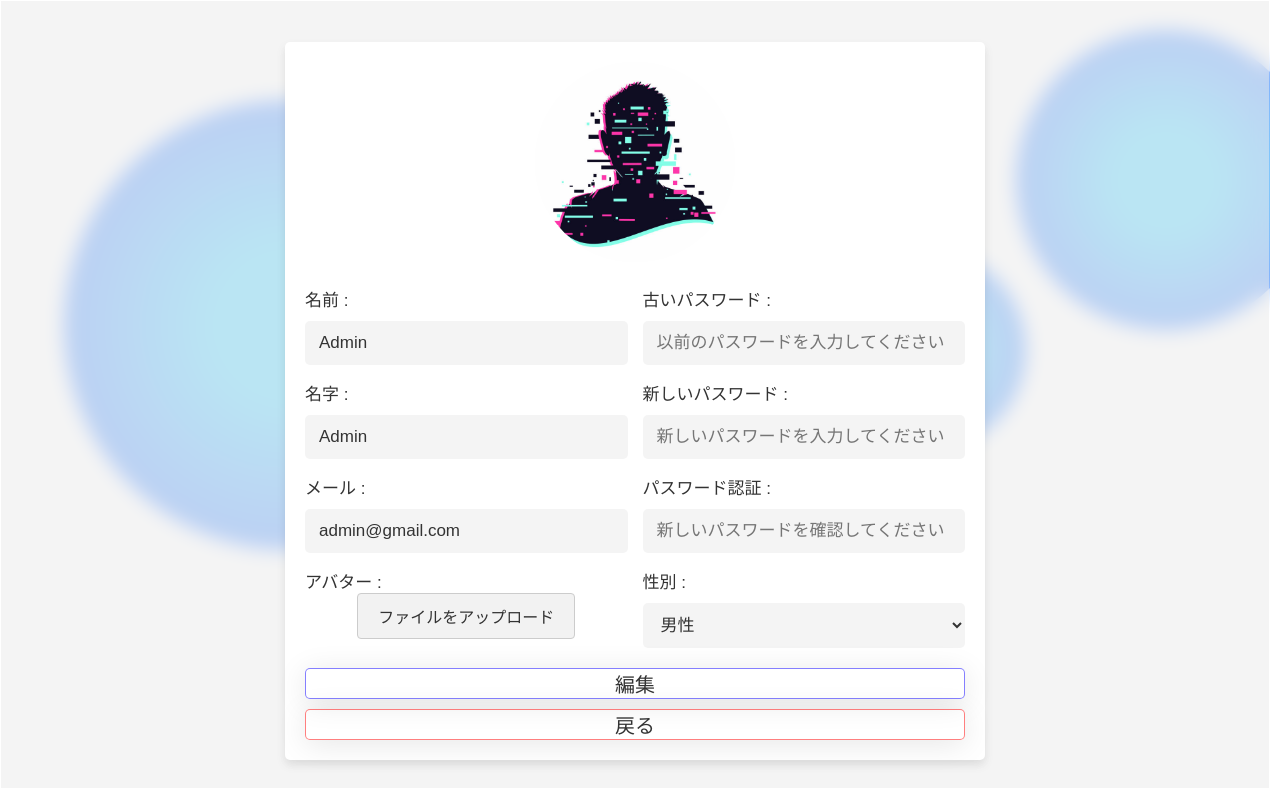
/update_profile.php (signed in), run on the app's committed database.
### tables this page shows
CREATE TABLE `user_form` (
  `id` int(100) NOT NULL,
  `name` varchar(100) NOT NULL,
  `surname` varchar(100) NOT NULL,
  `email` varchar(100) NOT NULL,
  `password` varchar(100) NOT NULL,
  `image` varchar(100) NOT NULL,
  `gender` varchar(10) DEFAULT NULL,
  `role` varchar(20) NOT NULL DEFAULT 'user'
);

### update_profile.php (the view, shortened to what this page needs)
<?php
include 'config.php';
$user_id = $_SESSION['user_id'];
?>
<!DOCTYPE html>
<html lang="en">
<head>
   <link rel="stylesheet" href="style.css">
</head>
<body>
   <div class="circles">
      <div class="circle"></div>
   </div>
   <div class="container">
      <div class="update-profile">
         <?php
         $select = mysqli_query($conn, "SELECT * FROM `user_form` WHERE id = '$user_id'") or die('query failed');
         if (mysqli_num_rows($select) > 0) {
            $fetch = mysqli_fetch_assoc($select);
         }
         ?>
         <form action="" method="post" enctype="multipart/form-data">
            <?php
            if ($fetch['image'] == '') {
               echo '<img class="forum-img" src="images/default-avatar.png">';
            } else {
               echo '<img class="forum-img" src="uploaded_img/' . $fetch['image'] . '">';
            }
            ?>
            <div class="flex">
               <div class="inputBox">
                  <span>名前 :</span>
                  <input type="text" name="update_name" value="<?php echo $fetch['name']; ?>" class="box">
                  <span>名字 :</span>
                  <input type="text" name="update_surname" value="<?php echo $fetch['surname']; ?>" class="box">
                  <span>メール :</span>
                  <input type="email" name="update_email" value="<?php echo $fetch['email']; ?>" class="box">
                  <span>アバター :</span>
                  <div class="file-upload">
                     <label for="upload">ファイルをアップロード</label>
                  </div>
               </div>
               <div class="inputBox">
                  <span>古いパスワード :</span>
                  <input type="password" name="old_pass" placeholder="以前のパスワードを入力してください" class="box">
                  <span>新しいパスワード :</span>
                  <input type="password" name="new_pass" placeholder="新しいパスワードを入力してください" class="box">
                  <span>パスワード認証 :</span>
                  <input type="password" name="confirm_pass" placeholder="新しいパスワードを確認してください" class="box">
                  <span>性別 :</span>
                  <select name="update_gender" class="box">
                     <option value="male" <?php if ($fetch['gender'] === 'male') echo 'selected'; ?>>男性</option>
                  </select>
               </div>
            </div>
            <input type="submit" value="編集" name="update_profile" class="btn">
            <a href="home.php" class="delete-btn">戻る</a>
         </form>
      </div>
   </div>
</body>
</html>

### style.css (style rules this page uses)
:root { --blue: #007bff; --dark-blue: #2980b9; --red: #e74c3c; --dark-red: #dc3545; --light-yellow: #ffc107; --green: #54ea47; --dark-green: #28a745; --black: #333; --white: #fff; --light-bg: #eeeeeea1; --box-shadow: 0 5px 10px rgba(0, 0, 0, 0.1); }
* { font-family: "Yu Gothic", "MS PGothic", "メイリオ", Meiryo, sans-serif; margin: 0; padding: 0; box-sizing: border-box; outline: none; border: none; text-decoration: none; }
.btn, .delete-btn { background: rgba(255, 255, 255, 0.1); border-radius: 16px; box-shadow: 0 4px 30px rgba(0, 0, 0, 0.1); border: 1px solid rgba(255, 255, 255, 0.19); width: 100%; border-radius: 5px; color: var(--black); display: block; text-align: center; cursor: pointer; font-size: 20px; margin-top: 10px; }
.btn { border: 1px solid rgba(13, 0, 255, 0.5); }
.delete-btn { border: 1px solid rgba(255, 0, 0, 0.5); }
.file-upload label { display: inline-block; padding: 10px 20px; background-color: #f2f2f2; color: #333; border: 1px solid #ccc; border-radius: 4px; cursor: pointer; }
.circles { position: relative; }
.circles .circle { position: absolute; background: rgb(63, 206, 251); background: radial-gradient( circle, rgba(63, 206, 251, 1) 23%, rgba(70, 110, 252, 1) 88% ); border-radius: 50%; }
.circles .circle:nth-child(1) { top: 30px; left: 80%; width: 300px; height: 300px; }
.container { min-height: 100vh; background: rgba(255, 255, 255, 0.18); box-shadow: 0 4px 30px rgba(0, 0, 0, 0.1); backdrop-filter: blur(9.4px); border: 1px solid rgba(255, 255, 255, 0.19); }
.update-profile { min-height: 100vh; background-color: var(--light-bg); display: flex; align-items: center; justify-content: center; padding: 20px; }
.update-profile form { padding: 20px; background-color: var(--white); box-shadow: var(--box-shadow); text-align: center; width: 700px; border-radius: 5px; }
.update-profile form .forum-img { height: 200px; width: 200px; border-radius: 50%; object-fit: cover; margin-bottom: 5px; }
.update-profile form .flex { display: flex; justify-content: space-between; margin-bottom: 20px; gap: 15px; }
.update-profile form .flex .inputBox { width: 49%; }
.update-profile form .flex .inputBox span { text-align: left; display: block; margin-top: 15px; font-size: 17px; color: var(--black); }
.update-profile form .flex .inputBox .box { width: 100%; border-radius: 5px; background-color: var(--light-bg); padding: 12px 14px; font-size: 17px; color: var(--black); margin-top: 10px; }
.box { width: 100%; border-radius: 5px; background-color: var(--light-bg); padding: 12px 14px; font-size: 17px; color: var(--black); margin-top: 10px; }
.file-upload { position: relative; display: inline-block; }

### data on the page
user_form: image (picture), update_name "Admin", update_surname "Admin", update_email "admin@gmail.com", update_gender "男性"
